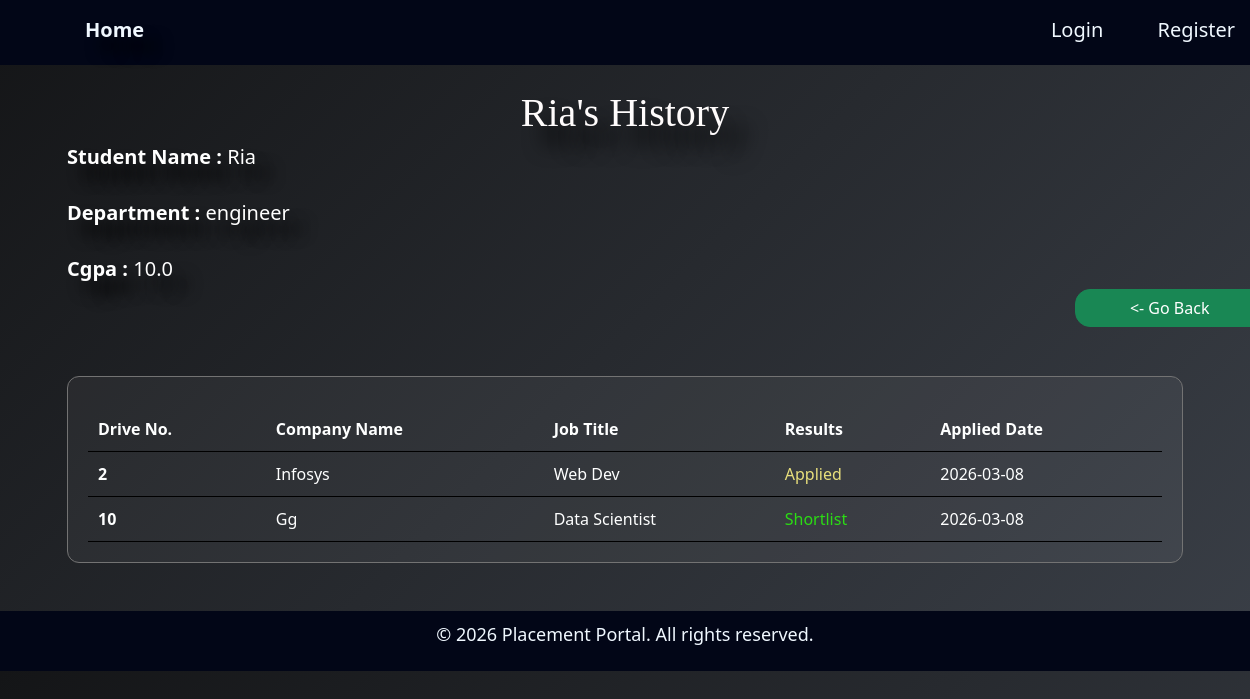
The app's page /admin_stu_history/3 with its own data.
### application/models.py (models this page shows)
class Studentprofile(db.Model):
    id = db.Column(db.Integer, primary_key=True)
    user_id = db.Column(db.Integer, db.ForeignKey('user.id'), unique=True, nullable=False)
    student_name = db.Column(db.String(50), nullable=False)
    department = db.Column(db.String(150), nullable=False)
    cgpa = db.Column(db.Float, nullable=False)
    resume = db.Column(db.String(500))
    user = db.relationship('User', back_populates='student_profile')
    applications = db.relationship('Application', back_populates='student',cascade="all, delete")

class Application(db.Model):
    id = db.Column(db.Integer, primary_key=True)
    student_id = db.Column(db.Integer, db.ForeignKey('studentprofile.id'), nullable=False)
    drive_id = db.Column(db.Integer, db.ForeignKey('placementdrive.id'), nullable=False)
    application_date = db.Column(db.DateTime, default=datetime.utcnow)
    status = db.Column(db.String(50), default='Applied')  #Applied/Shortlist/ Selectad/Reject
    student = db.relationship('Studentprofile', back_populates='applications')
    drive = db.relationship('Placementdrive', back_populates='applications')

class Placementdrive(db.Model):
    id = db.Column(db.Integer, primary_key=True)
    company_id = db.Column(db.Integer, db.ForeignKey('companyprofile.id'), nullable=False)
    job_title = db.Column(db.String(150), nullable=False)
    job_description = db.Column(db.Text(500), nullable=False)
    salary= db.Column(db.String(50), nullable=False)
    is_approved = db.Column(db.Boolean, default=False)
    is_closed = db.Column(db.Boolean, default=False)
    company = db.relationship('Companyprofile', back_populates='drives')
    applications = db.relationship('Application', back_populates='drive',cascade="all, delete")

class Companyprofile(db.Model):
    id = db.Column(db.Integer, primary_key=True)
    user_id = db.Column(db.Integer, db.ForeignKey('user.id'), unique=True, nullable=False)
    company_name = db.Column(db.String(150), nullable=False)
    hr_contact = db.Column(db.String(150), nullable=False)
    website = db.Column(db.String(150), nullable=False)
    location = db.Column(db.String(150), nullable=False)
    user = db.relationship('User', back_populates='company_profile')
    drives = db.relationship('Placementdrive', back_populates='company',cascade="all, delete")

### application/controllers.py (the view)
@app.route('/admin_stu_history/<int:student_id>')
def admin_stu_history(student_id):
   student = Studentprofile.query.get(student_id)
   if student is None:
      abort(404)
   apps=Application.query.filter_by(student_id=student.id).all()
   return render_template('admin_stu_history.html',
                          student=student,
                          apps=apps)

### templates/admin_stu_history.html (shortened to what this page needs)
{% extends "base.html" %}
{% block content %}
   <div class="container">
    <h1>{{student.student_name}}'s History</h1>
    <h5><strong>Student Name : </strong>{{student.student_name}}</h5><br>
    <h5><strong>Department : </strong>{{student.department}}</h5><br>
    <h5><strong>Cgpa : </strong>{{student.cgpa}}</h5>
    <div style="display: flex;">
    <div style="margin-left: auto ;"><a href="{{url_for('whole_student_profile', student_id=student.id)}}" class="btn btn-success"><- Go Back</a></div>
    </div>
  <br>
   <div class="card">
     <table>
  <thead>
    <tr>
      <th>Drive No.</th>
      <th>Company Name</th>
      <th>Job Title</th>
      <th>Results</th>
      <th>Applied Date</th>
    </tr>
  </thead>
  <tbody>
  {% if apps %}
    {% for app in apps %}
    <tr>
      <th>{{app.drive.id}}</th>
      <td>{{app.drive.company.company_name}}</td>
      <td>{{app.drive.job_title}}</td>
      <td>
        {% if app.status == "Applied" %}
            <span style="color: rgb(232, 223, 124);">{{app.status}}</span>
        {% elif app.status == "Reject"%}
            <span style="color: rgb(220, 20, 20);">{{app.status}}</span>
        {% else %}
          <span style="color: rgb(43, 220, 20);">{{app.status}}</span>
        {% endif %}
      </td>
      <td>{{app.application_date.date()}}</td>
    </tr>
    {% endfor %}
    {% else %}
    <tr>
       <td style="color:#1461ce;">No record yet..</td>
    </tr>
  {% endif %}
  </tbody>
</table>
</div>
</div>
{% endblock %}

### static/style.css (style rules this page uses)
* { box-sizing: border-box; margin: 0; font-family: Playfair Display, 10px; }

### templates/base.html (style rules this page uses)
body { background: linear-gradient(135deg, #232428, #3a3f47); color: #fcfcfc; }

### templates/admin_stu_history.html (style rules this page uses)
body { margin: 0; background: linear-gradient(135deg, #141517, #3a3f47); color: #e2e8f0; }
.container { width: 95%; margin: auto; }
.card { background:rgba(255,255,255,0.05); color: #e2e8f0; border: 1px solid #737373; border-radius: 12px; padding: 20px; margin-top: 25px; }
h1 { text-align: center; color: #fffcfc; text-shadow: 20px 20px 20px#000102 ; font-family: Georgia, 'Times New Roman', Times, serif; }
h5 { color: #ffffff; text-shadow: 15px 15px 15px #000000; }
table { width: 100%; margin-top: 10px; }
th,td { padding: 10px; text-align: left; text-transform: capitalize; border-bottom: 1px solid #000000; color:#feffff }
.btn { margin-left: 43%; width: 190px; border-radius: 15px; }

### records on screen
Studentprofile: student_name "Ria", department "engineer", cgpa "10.0"
Application: drive.id "2", drive.company.company_name "Infosys", drive.job_title "Web Dev", status "Applied", application_date "2026-03-08"
Application: drive.id "10", drive.company.company_name "Gg", drive.job_title "Data Scientist", status "Shortlist", application_date "2026-03-08"
